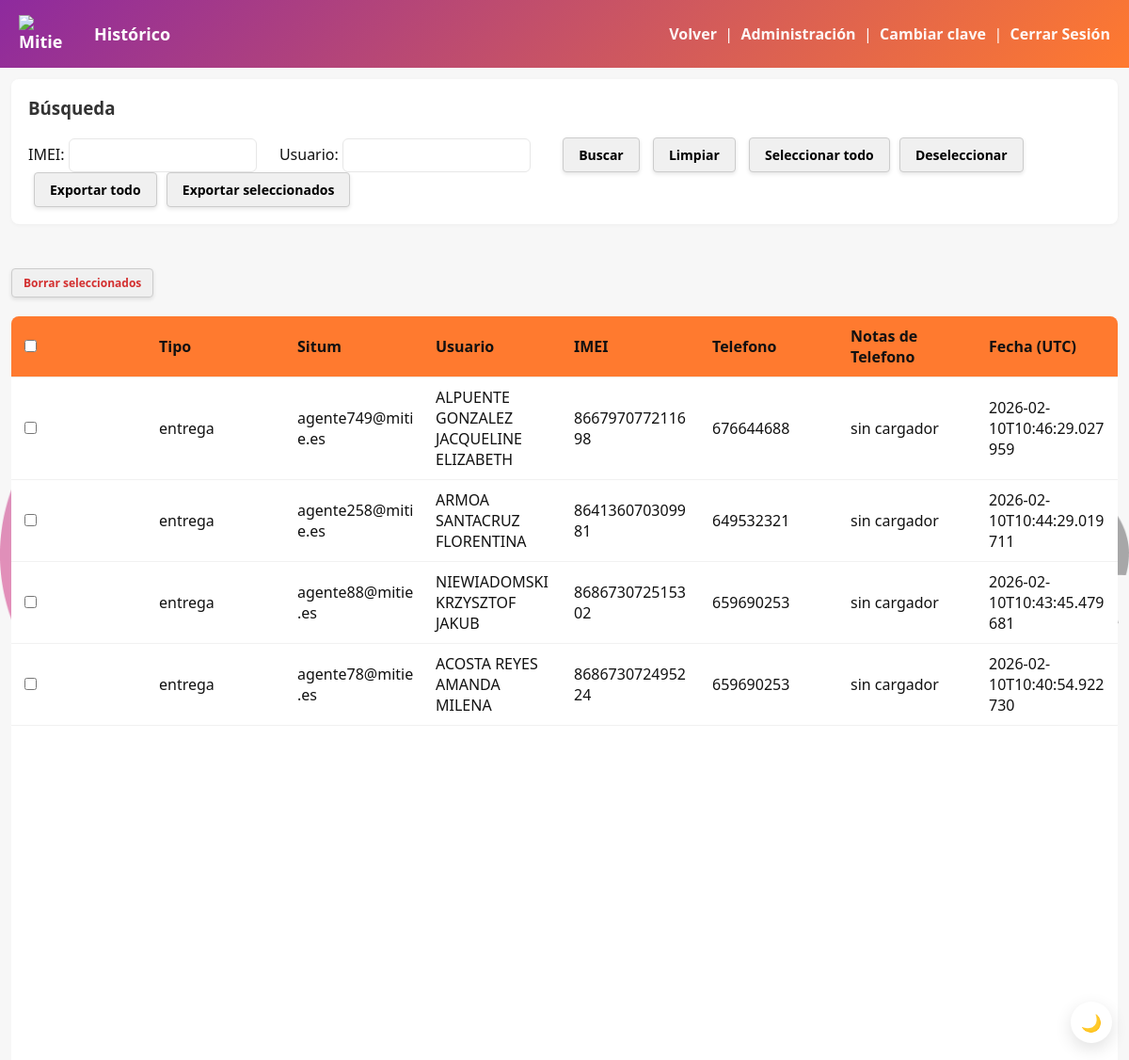
Page /history (signed in) on the committed database.
### tables this page shows
CREATE TABLE entregas (
                id INTEGER PRIMARY KEY AUTOINCREMENT,
                ams TEXT,
                usuario TEXT,
                situm TEXT,
                imei TEXT,
                telefono TEXT,
                notas_telefono TEXT,
                tipo TEXT,
                timestamp TEXT
            );

### app.py (the view)
@app.route('/history')
@require_permission('ver_historico')
def history():
    db = get_db()
    imei_search = request.args.get('imei', '').strip()
    usuario_search = request.args.get('usuario', '').strip()
    query = 'SELECT * FROM entregas WHERE 1=1'
    params = []
    if imei_search:
        query += ' AND imei LIKE ?'
        params.append(f'%{imei_search}%')
    if usuario_search:
        query += ' AND usuario LIKE ?'
        params.append(f'%{usuario_search}%')
    query += ' ORDER BY timestamp DESC'
    cur = db.execute(query, params)
    rows = cur.fetchall()
    return render_template('history.html', rows=rows, imei_search=imei_search, usuario_search=usuario_search)

### app.py (called while the page is built)
def get_db():
    db = getattr(g, '_database', None)
    if db is None:
        db = g._database = sqlite3.connect(DB_PATH)
        db.row_factory = sqlite3.Row
    return db

@login_manager.user_loader
def load_user(user_id):
    db = get_db()
    cursor = db.cursor()
    cursor.execute('SELECT id, username, rol FROM usuarios WHERE id = ? AND activo = 1', (user_id,))
    usuario = cursor.fetchone()
    if usuario:
        return User(usuario[0], usuario[1], usuario[2])
    return None

def require_permission(permiso):
    def decorator(f):
        @wraps(f)
        @login_required
        def decorated_function(*args, **kwargs):
            if not current_user.tiene_permiso(permiso):
                flash('No tienes permisos para realizar esta acción', 'error')
                return redirect(url_for('index'))
            return f(*args, **kwargs)
        return decorated_function
    return decorator

@app.teardown_appcontext
def close_connection(exception):
    db = getattr(g, '_database', None)
    if db is not None:
        db.close()

    def tiene_permiso(self, permiso):
        return permiso in ROLES_PERMISOS.get(self.rol, [])

### templates/history.html (shortened to what this page needs)
<!doctype html>
<html lang="es">
  <head>
    <link rel="stylesheet" href="/static/style.css">
  </head>
  <body>
    <header class="topbar">
      <h1><img src="/static/mitie_logo.png" srcset="/static/mitie_logo@2x.png 2x" class="brand-logo" alt="Mitie" width="56" decoding="async">Histórico</h1>
      <div>
        <a class="history-link" href="/">Volver</a>
        {% if current_user.is_authenticated and current_user.tiene_permiso('administracion') %}
          &nbsp;|&nbsp;
          <a class="history-link" href="/administracion">Administración</a>
        {% endif %}
        &nbsp;|&nbsp;
          {% if current_user.is_authenticated %}
            <a class="history-link" href="/perfil/cambiar_contrasena">Cambiar clave</a>
            &nbsp;|&nbsp;
          {% endif %}
        <a class="history-link" href="/logout">Cerrar Sesión</a>
      </div>
    </header>
    <main class="container history">
      <div class="search-box">
        <h3>Búsqueda</h3>
        <form method="get" action="/history" style="display:inline-block;">
          <label>IMEI: <input type="text" name="imei" value="{{ imei_search }}"></label>
          <label>Usuario: <input type="text" name="usuario" value="{{ usuario_search }}"></label>
          <button type="submit" style="padding:8px 16px;background:#f0f0f0;border:1px solid #ccc;border-radius:4px;cursor:pointer;box-shadow:0 2px 4px rgba(0,0,0,0.1);font-size:14px;color:#000;font-weight:bold">Buscar</button>
          <a href="/history" style="margin-left:10px;padding:8px 16px;background:#f0f0f0;border:1px solid #ccc;border-radius:4px;text-decoration:none;display:inline-block;box-shadow:0 2px 4px rgba(0,0,0,0.1);font-size:14px;color:#000;font-weight:bold">Limpiar</a>
        </form>
        <button id="select-all-rows" type="button" style="margin-left:10px;padding:8px 16px;background:#f0f0f0;border:1px solid #ccc;border-radius:4px;cursor:pointer;display:inline-block;box-shadow:0 2px 4px rgba(0,0,0,0.1);font-size:14px;color:#000;font-weight:bold">Seleccionar todo</button>
        <button id="deselect-all-rows" type="button" style="margin-left:6px;padding:8px 16px;background:#f0f0f0;border:1px solid #ccc;border-radius:4px;cursor:pointer;display:inline-block;box-shadow:0 2px 4px rgba(0,0,0,0.1);font-size:14px;color:#000;font-weight:bold">Deseleccionar</button>
        <button id="export-all-btn" type="button" style="margin-left:6px;padding:8px 16px;background:#f0f0f0;border:1px solid #ccc;border-radius:4px;cursor:pointer;display:inline-block;box-shadow:0 2px 4px rgba(0,0,0,0.1);font-size:14px;color:#000;font-weight:bold" onclick="const imei = new URLSearchParams(window.location.search).get('imei'); const usuario = new URLSearchParams(window.location.search).get('usuario'); const params = new URLSearchParams(); if(imei) params.set('imei', imei); if(usuario) params.set('usuario', usuario); window.location.href = '/history/export?' + params.toString();">Exportar todo</button>
        <button id="export-selected-btn" type="button" style="margin-left:6px;padding:8px 16px;background:#f0f0f0;border:1px solid #ccc;border-radius:4px;cursor:pointer;display:inline-block;box-shadow:0 2px 4px rgba(0,0,0,0.1);font-size:14px;color:#000;font-weight:bold">Exportar seleccionados</button>
      </div>
      <div style="margin-top:12px">
        <button id="delete-selected-btn" type="button" style="padding:6px 12px;background:#f0f0f0;border:1px solid #ccc;border-radius:4px;cursor:pointer;display:inline-block;box-shadow:0 2px 4px rgba(0,0,0,0.1);font-size:12px;color:#d32f2f;font-weight:bold">Borrar seleccionados</button>
      </div>
      <table>
        <thead>
          <tr>
            <th><input type="checkbox" id="select-all"></th>
            <th>Tipo</th>
            <th>Situm</th>
            <th>Usuario</th>
            <th>IMEI</th>
            <th>Telefono</th>
            <th>Notas de Telefono</th>
            <th>Fecha (UTC)</th>
          </tr>
        </thead>
        <tbody>
          {% for r in rows %}
          <tr>
            <td><input type="checkbox" class="row-select" value="{{ r['id'] }}"></td>
            <td>{{ r['tipo'] }}</td>
            <td>{{ r['situm'] }}</td>
            <td>{{ r['usuario'] }}</td>
            <td>{{ r['imei'] }}</td>
            <td>{{ r['telefono'] }}</td>
            <td>{{ r['notas_telefono'] }}</td>
            <td>{{ r['timestamp'] }}</td>
          </tr>
          {% else %}
          <tr><td colspan="8">No hay registros.</td></tr>
          {% endfor %}
        </tbody>
      </table>
    </main>
  </body>
</html>

### static/style.css (style rules this page uses)
:root { --brand-orange: #ff7a2f; --brand-magenta: #8e2a9e; --brand-gradient: linear-gradient(135deg,var(--brand-magenta),var(--brand-orange)); --brand-dark: #3b1f3f; --brand-text: #4b4b4b; --accent: var(--brand-orange); --muted: #f7f7f7; --text: #111; }
* { box-sizing:border-box;font-family:Segoe UI, Roboto, Arial, sans-serif }
body { margin:0;background:var(--muted);color:var(--text) }
.topbar { background:var(--brand-gradient);padding:16px 20px;display:flex;align-items:center;justify-content:space-between;color:#fff }
.topbar h1 { margin:0;font-size:18px;display:flex;align-items:center;gap:12px }
.brand-logo { width:56px;height:auto;display:inline-block;vertical-align:middle;margin-right:12px }
.history-link { color:rgba(255,255,255,0.95);text-decoration:none;font-weight:600 }
.container { display:flex;gap:20px;padding:24px;width:100%;margin:0;max-width:none;height:calc(100vh - 72px);box-sizing:border-box }
.search-box { background:#fff;padding:18px;border-radius:8px;margin-bottom:20px;box-shadow:0 1px 4px rgba(0,0,0,0.04) }
.search-box h3 { margin-top:0;color:#333 }
.search-box label { display:inline-block;margin-right:20px }
.search-box input { padding:8px;border:1px solid #e7e7e7;border-radius:6px;width:200px }
.search-box button { padding:8px 16px;margin-left:10px;background:#4caf50;color:white;border:none;border-radius:6px;cursor:pointer }
table { width:100%;border-collapse:collapse;background:#fff;border-radius:8px;overflow:hidden }
th,td { padding:10px;text-align:left;border-bottom:1px solid #f1f1f1 }
thead th { background:var(--accent) }
.history { height:100vh;display:flex;flex-direction:column;margin:0;padding:12px;max-width:none }
.history .search-box { margin-bottom:15px;flex-shrink:0 }
.history table { flex:1;overflow-y:auto;display:block }
.history thead { display:table;width:100%;table-layout:fixed;background:var(--yellow) }
.history tbody { display:block;overflow-y:auto;height:calc(100vh - 250px) }
.history tr { display:table;width:100%;table-layout:fixed }
.history th, .history td { padding:10px;text-align:left;border-bottom:1px solid #f1f1f1;word-break:break-word }
.topbar { position: relative; z-index: 2; }
main.container { position: relative; z-index: 2; }

### rows in the picture
entregas: tipo "entrega", situm "agente749@mitie.es", usuario "ALPUENTE GONZALEZ JACQUELINE ELIZABETH", imei "866797077211698", telefono "676644688", notas_telefono "sin cargador", timestamp "2026-02-10T10:46:29.027959"
entregas: tipo "entrega", situm "agente258@mitie.es", usuario "ARMOA SANTACRUZ FLORENTINA", imei "864136070309981", telefono "649532321", notas_telefono "sin cargador", timestamp "2026-02-10T10:44:29.019711"
entregas: tipo "entrega", situm "agente88@mitie.es", usuario "NIEWIADOMSKI KRZYSZTOF JAKUB", imei "868673072515302", telefono "659690253", notas_telefono "sin cargador", timestamp "2026-02-10T10:43:45.479681"
entregas: tipo "entrega", situm "agente78@mitie.es", usuario "ACOSTA REYES AMANDA MILENA", imei "868673072495224", telefono "659690253", notas_telefono "sin cargador", timestamp "2026-02-10T10:40:54.922730"
